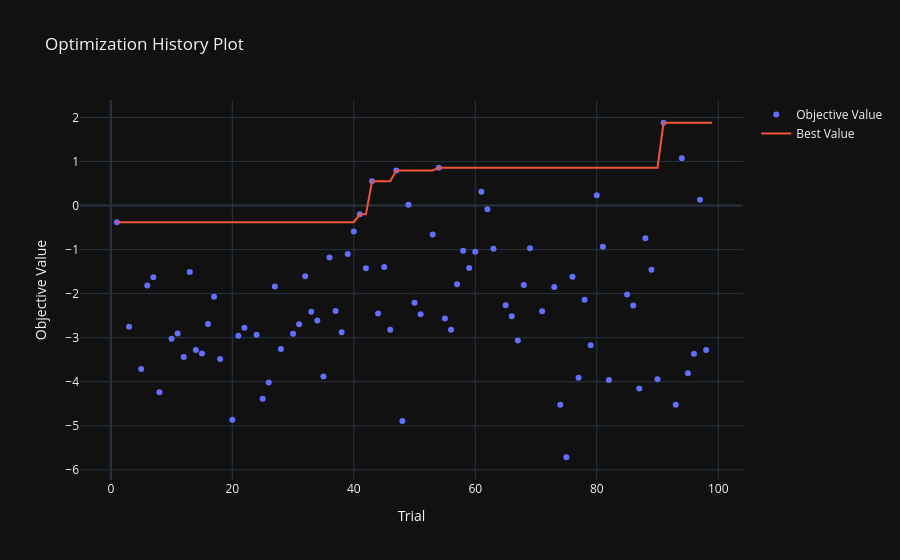
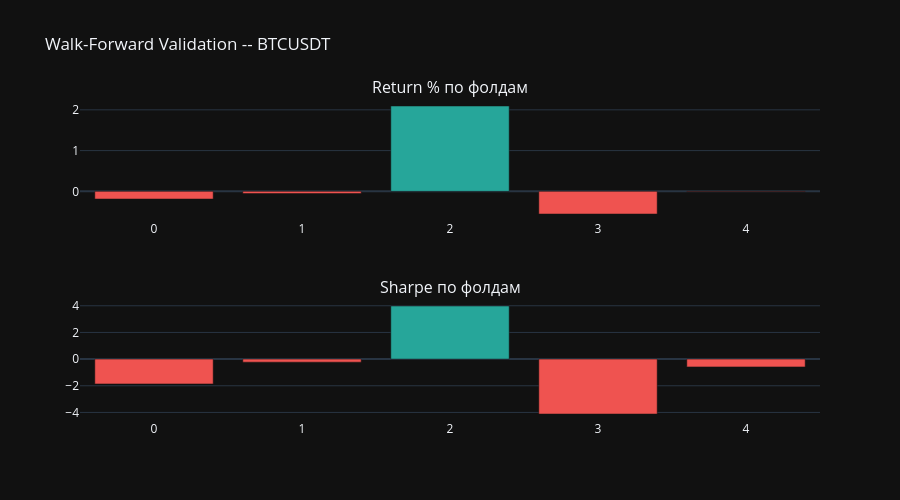

Notebook source saved alongside these figures, in order:
### Markdown cell above
---
## 🔬 Ячейка 5 — Оптимизация параметров
Optuna (TPE/CMA-ES/NSGA-II) ищет оптимальные параметры стратегии.
- Разбивает данные на **In-Sample (train)** и **Out-of-Sample (OOS)**
- Опционально: **Walk-Forward** валидация
- Вердикт по **переобучению**: OK / BORDERLINE / OVERFIT

> Символ для оптимизации: `_NB_OPT_SYMBOL` (или `_NB_SYMBOL`, или первый из списка)

### Code cell
import argparse
import warnings
import pandas as pd
import optuna
from datetime import datetime
from optuna.pruners import MedianPruner
from IPython.display import display, HTML
import plotly.graph_objects as go
from plotly.subplots import make_subplots

from optimization.optimizer import (
    run_backtest_with_params,
    make_objective,
    walk_forward_validation,
    detect_overfitting,
    build_sampler,
    suppress_output,
    print_comparison_table,
)
import feed.candles as _candles_mod
from config.settings import bb_lenth as _def_bb_len, bb_std as _def_bb_std
from config.settings import rsi_len as _def_rsi_len, adx_len as _def_adx_len

warnings.filterwarnings('ignore')
optuna.logging.set_verbosity(optuna.logging.WARNING)


def _load_df_opt(symbol):
    """Загрузить данные из _NB_DATA или из CSV (fallback)."""
    df = _NB_DATA.get(symbol) if _NB_DATA else None
    if df is None or df.empty:
        try:
            df = _candles_mod.read_df_from_csv(
                symbol, _NB_INTERVAL, _NB_START_DATE, _NB_END_DATE, _NB_KLINES_DIR
            )
        except Exception:
            df = None
    return df


# ── Выбор символа для оптимизации ────────────────────────────────────────────
_opt_symbol = _NB_OPT_SYMBOL or _NB_SYMBOL or (_NB_SYMBOLS_LIST[0] if _NB_SYMBOLS_LIST else None)
if _opt_symbol is None:
    raise ValueError('Символ не определён. Запустите ячейку 2 или задайте _NB_OPT_SYMBOL.')

print('=' * 62)
print(f'  ОПТИМИЗАЦИЯ: {_opt_symbol}')
print(f'  Trials: {_NB_N_TRIALS}  |  Objective: {_NB_OBJECTIVE}  |  OOS: {_NB_OUT_OF_SAMPLE:.0%}')
print(f'  Walk-forward: {_NB_WALK_FORWARD}  ({_NB_WF_FOLDS} фолдов)')
print('=' * 62)

# ── Загрузка и разбивка данных ────────────────────────────────────────────────
_df_full = _load_df_opt(_opt_symbol)
if _df_full is None or len(_df_full) < 200:
    raise ValueError(f'Недостаточно данных для {_opt_symbol}. Запустите ячейку 3.')

_df_full = _df_full[
    (_df_full['Timestamp'] >= pd.to_datetime(_NB_START_DATE)) &
    (_df_full['Timestamp'] <= pd.to_datetime(_NB_END_DATE))
].reset_index(drop=True)

_split_idx = int(len(_df_full) * (1.0 - _NB_OUT_OF_SAMPLE))
_df_train  = _df_full.iloc[:_split_idx].reset_index(drop=True)
_df_oos    = _df_full.iloc[_split_idx:].reset_index(drop=True)

_t_from   = str(_df_full['Timestamp'].iloc[0])[:10]
_t_to     = str(_df_full['Timestamp'].iloc[-1])[:10]
_oos_from = str(_df_oos['Timestamp'].iloc[0])[:10]
print(f'\nДанных всего: {len(_df_full)} баров  ({_t_from} .. {_t_to})')
print(f'Train: {len(_df_train)} баров  |  OOS: {len(_df_oos)} баров  (с {_oos_from})')

# ── Baseline: дефолтные параметры (для сравнения) ────────────────────────────
_default_params = {
    'bb_len': _def_bb_len, 'bb_std': _def_bb_std,
    'rsi_len': _def_rsi_len, 'rsi_lower': 30, 'rsi_upper': 70,
    'adx_len': _def_adx_len, 'adx_threshold': 30, 'sl_atr_mult': 2.5,
}
with suppress_output():
    _default_m = run_backtest_with_params(_df_train, _default_params, _NB_INITIAL_CASH)

print(f'\nДефолт IS: Return={_default_m["return_pct"]:.1f}%  '
      f'Sharpe={_default_m["sharpe"]:.3f}  '
      f'Trades={_default_m["total_trades"]}  '
      f'MaxDD={_default_m["max_dd"]:.2%}')

# ── Настройка аргументов для оптимизатора ────────────────────────────────────
_opt_args = argparse.Namespace(
    symbol=_opt_symbol,
    trials=_NB_N_TRIALS,
    jobs=_NB_N_JOBS,
    sampler=_NB_SAMPLER,
    objective=_NB_OBJECTIVE,
    walk_forward=_NB_WALK_FORWARD,
    wf_folds=_NB_WF_FOLDS,
    out_of_sample=_NB_OUT_OF_SAMPLE,
    initial_cash=_NB_INITIAL_CASH,
    min_trades=_NB_MIN_TRADES,
    no_plots=False,
    study_name=None,
    storage=None,
)

# ── Создание и запуск Optuna study ───────────────────────────────────────────
_study_name = f"{_opt_symbol}_{_NB_OBJECTIVE}_{datetime.now().strftime('%Y%m%d%H%M%S')}"
_NB_OPT_STUDY = optuna.create_study(
    study_name=_study_name,
    direction='maximize',
    sampler=build_sampler(_NB_SAMPLER),
    pruner=MedianPruner(n_startup_trials=15, n_warmup_steps=5),
)

print(f'\nЗапуск оптимизации ({_NB_N_TRIALS} trials)...')
_NB_OPT_STUDY.optimize(
    make_objective(_df_train, _opt_args),
    n_trials=_NB_N_TRIALS,
    n_jobs=_NB_N_JOBS,
    show_progress_bar=True,
    gc_after_trial=True,
)

if not _NB_OPT_STUDY.best_trial:
    raise RuntimeError('Все trials были pruned. Увеличьте n_trials или уменьшите _NB_MIN_TRADES.')

_NB_BEST_PARAMS = _NB_OPT_STUDY.best_trial.params
print(f'\n✓ Лучший trial #{_NB_OPT_STUDY.best_trial.number}  Score: {_NB_OPT_STUDY.best_trial.value:.4f}')

# ── Финальные метрики на train и OOS ─────────────────────────────────────────
with suppress_output():
    _best_train_m = run_backtest_with_params(_df_train, _NB_BEST_PARAMS, _NB_INITIAL_CASH)
    _NB_OOS_M     = run_backtest_with_params(_df_oos,   _NB_BEST_PARAMS, _NB_INITIAL_CASH)

# ── Walk-forward валидация ────────────────────────────────────────────────────
_wf_df = pd.DataFrame()
if _NB_WALK_FORWARD and len(_df_full) >= 400:
    print(f'\nWalk-forward ({_NB_WF_FOLDS} фолдов)...')
    _wf_df = walk_forward_validation(
        _df_full, _NB_BEST_PARAMS,
        n_folds=_NB_WF_FOLDS,
        test_ratio=_NB_OUT_OF_SAMPLE,
        initial_cash=_NB_INITIAL_CASH,
    )
    if not _wf_df.empty:
        _wf_cols = ['fold', 'return_pct', 'sharpe', 'win_rate', 'total_trades']
        _extra   = [c for c in ['test_start', 'test_end'] if c in _wf_df.columns]
        display(
            _wf_df[_extra + _wf_cols]
            .rename(columns={'return_pct': 'Return%', 'win_rate': 'WinRate', 'total_trades': 'Trades'})
        )

# ── Проверка переобучения ─────────────────────────────────────────────────────
_overfit = detect_overfitting(_best_train_m, _NB_OOS_M, _wf_df)
_vc = {'OK': '#00c853', 'BORDERLINE': '#ff9100', 'OVERFIT': '#f44336'}
_v  = _overfit['verdict']
display(HTML(f'<h3>Переобучение: <span style="color:{_vc[_v]}">{_v}</span></h3>'))

for _flag in _overfit['flags']:
    print(f'  [!] {_flag}')
if not _overfit['flags']:
    print('  [OK] Признаков переобучения не обнаружено')

# ── Сравнительная таблица: Default vs Best IS vs OOS ─────────────────────────
print(f'\n{"─" * 62}')
print_comparison_table(_default_params, _NB_BEST_PARAMS, _default_m, _best_train_m, _NB_OOS_M)

# ── Таблица лучших параметров ─────────────────────────────────────────────────
print(f'\n{"─" * 62}')
print('Оптимизированные параметры:')
_params_df = pd.DataFrame({
    'Параметр':  list(_NB_BEST_PARAMS.keys()),
    'Default':   [_default_params.get(k, '-') for k in _NB_BEST_PARAMS],
    'Optimized': list(_NB_BEST_PARAMS.values()),
}).set_index('Параметр')
display(_params_df)

# ── Optuna графики ────────────────────────────────────────────────────────────
print('\nГрафики Optuna:')
try:
    optuna.visualization.plot_optimization_history(_NB_OPT_STUDY).show()
    optuna.visualization.plot_param_importances(_NB_OPT_STUDY).show()
    optuna.visualization.plot_parallel_coordinate(_NB_OPT_STUDY).show()
except Exception as _e:
    print(f'  [warn] Не удалось построить графики Optuna: {_e}')

# ── Walk-forward бар-чарт ─────────────────────────────────────────────────────
if not _wf_df.empty and 'return_pct' in _wf_df.columns:
    _fig_wf = make_subplots(
        rows=2, cols=1,
        subplot_titles=('Return % по фолдам', 'Sharpe по фолдам'),
    )
    _green, _red = '#26a69a', '#ef5350'
    _fig_wf.add_trace(go.Bar(
        x=_wf_df['fold'].astype(str),
        y=_wf_df['return_pct'],
        marker_color=[_green if v >= 0 else _red for v in _wf_df['return_pct']],
        name='Return %',
    ), row=1, col=1)
    if 'sharpe' in _wf_df.columns:
        _fig_wf.add_trace(go.Bar(
            x=_wf_df['fold'].astype(str),
            y=_wf_df['sharpe'],
            marker_color=[_green if v >= 0 else _red for v in _wf_df['sharpe']],
            name='Sharpe',
        ), row=2, col=1)
    _fig_wf.update_layout(
        title=f'Walk-Forward Validation -- {_opt_symbol}',
        height=500,
        template='plotly_dark',
        showlegend=False,
    )
    _fig_wf.show()

print(f'\n✓ Оптимизация завершена.')
print(f'  Лучшие параметры -> _NB_BEST_PARAMS')
print(f'  Study             -> _NB_OPT_STUDY')
print(f'  OOS метрики       -> _NB_OOS_M')

### Figure 1 — Plotly figure (JSON) as saved in the notebook; plotly's stock layout.template omitted (floating-point values rounded to 4 significant figures)
{"data": [{"mode": "markers", "name": "Objective Value", "x": [1, 3, 5, 6, 7, 8, 10, 11, 12, 13, 14, 15, 16, 17, 18, 20, 21, 22, 24, 25, 26, 27, 28, 30, 31, 32, 33, 34, 35, 36, 37, 38, 39, 40, 41, 42, 43, 44, 45, 46, 47, 48, 49, 50, 51, 53, 54, 55, 56, 57, 58, 59, 60, 61, 62, 63, 65, 66, 67, 68, 69, 71, 73, 74, 75, 76, 77, 78, 79, 80, 81, 82, 85, 86, 87, 88, 89, 90, 91, 93, 94, 95, 96, 97, 98], "y": [-0.3763, -2.75, -3.709, -1.818, -1.63, -4.241, -3.026, -2.903, -3.441, -1.507, -3.279, -3.361, -2.691, -2.071, -3.481, -4.865, -2.955, -2.775, -2.931, -4.385, -4.018, -1.837, -3.258, -2.91, -2.695, -1.604, -2.409, -2.609, -3.881, -1.176, -2.394, -2.876, -1.101, -0.5868, -0.1986, -1.422, 0.5512, -2.45, -1.395, -2.821, 0.796, -4.889, 0.01733, -2.207, -2.467, -0.6564, 0.8591, -2.566, -2.819, -1.787, -1.024, -1.418, -1.048, 0.312, -0.08285, -0.978, -2.261, -2.515, -3.064, -1.805, -0.9668, -2.401, -1.848, -4.522, -5.715, -1.613, -3.909, -2.136, -3.171, 0.2341, -0.9349, -3.962, -2.019, -2.269, -4.151, -0.7423, -1.459, -3.943, 1.881, -4.524, 1.076, -3.806, -3.362, 0.1312, -3.282], "type": "scatter"}, {"mode": "lines", "name": "Best Value", "x": [0, 1, 2, 3, 4, 5, 6, 7, 8, 9, 10, 11, 12, 13, 14, 15, 16, 17, 18, 19, 20, 21, 22, 23, 24, 25, 26, 27, 28, 29, 30, 31, 32, 33, 34, 35, 36, 37, 38, 39, 40, 41, 42, 43, 44, 45, 46, 47, 48, 49, 50, 51, 52, 53, 54, 55, 56, 57, 58, 59, 60, 61, 62, 63, 64, 65, 66, 67, 68, 69, 70, 71, 72, 73, 74, 75, 76, 77, 78, 79, 80, 81, 82, 83, 84, 85, 86, 87, 88, 89, 90, 91, 92, 93, 94, 95, 96, 97, 98, 99], "y": [null, -0.3763, -0.3763, -0.3763, -0.3763, -0.3763, -0.3763, -0.3763, -0.3763, -0.3763, -0.3763, -0.3763, -0.3763, -0.3763, -0.3763, -0.3763, -0.3763, -0.3763, -0.3763, -0.3763, -0.3763, -0.3763, -0.3763, -0.3763, -0.3763, -0.3763, -0.3763, -0.3763, -0.3763, -0.3763, -0.3763, -0.3763, -0.3763, -0.3763, -0.3763, -0.3763, -0.3763, -0.3763, -0.3763, -0.3763, -0.3763, -0.1986, -0.1986, 0.5512, 0.5512, 0.5512, 0.5512, 0.796, 0.796, 0.796, 0.796, 0.796, 0.796, 0.796, 0.8591, 0.8591, 0.8591, 0.8591, 0.8591, 0.8591, 0.8591, 0.8591, 0.8591, 0.8591, 0.8591, 0.8591, 0.8591, 0.8591, 0.8591, 0.8591, 0.8591, 0.8591, 0.8591, 0.8591, 0.8591, 0.8591, 0.8591, 0.8591, 0.8591, 0.8591, 0.8591, 0.8591, 0.8591, 0.8591, 0.8591, 0.8591, 0.8591, 0.8591, 0.8591, 0.8591, 0.8591, 1.881, 1.881, 1.881, 1.881, 1.881, 1.881, 1.881, 1.881, 1.881], "type": "scatter"}, {"marker": {"color": "#cccccc"}, "mode": "markers", "name": "Infeasible Trial", "showlegend": false, "x": [], "y": [], "type": "scatter"}], "layout": {"title": {"text": "Optimization History Plot"}, "xaxis": {"title": {"text": "Trial"}}, "yaxis": {"title": {"text": "Objective Value"}}}}

### Figure 2 — Plotly figure (JSON) as saved in the notebook; plotly's stock layout.template omitted (floating-point values rounded to 4 significant figures)
{"data": [{"marker": {"color": ["#ef5350", "#ef5350", "#26a69a", "#ef5350", "#ef5350"]}, "name": "Return %", "x": ["0", "1", "2", "3", "4"], "y": [-0.1873, -0.0536, 2.094, -0.555, -0.0106], "type": "bar", "xaxis": "x", "yaxis": "y"}, {"marker": {"color": ["#ef5350", "#ef5350", "#26a69a", "#ef5350", "#ef5350"]}, "name": "Sharpe", "x": ["0", "1", "2", "3", "4"], "y": [-1.863, -0.2304, 3.984, -4.119, -0.5854], "type": "bar", "xaxis": "x2", "yaxis": "y2"}], "layout": {"xaxis": {"anchor": "y", "domain": [0, 1]}, "yaxis": {"anchor": "x", "domain": [0.625, 1]}, "xaxis2": {"anchor": "y2", "domain": [0, 1]}, "yaxis2": {"anchor": "x2", "domain": [0, 0.375]}, "annotations": [{"font": {"size": 16}, "showarrow": false, "text": "Return % по фолдам", "x": 0.5, "xanchor": "center", "xref": "paper", "y": 1, "yanchor": "bottom", "yref": "paper"}, {"font": {"size": 16}, "showarrow": false, "text": "Sharpe по фолдам", "x": 0.5, "xanchor": "center", "xref": "paper", "y": 0.375, "yanchor": "bottom", "yref": "paper"}], "title": {"text": "Walk-Forward Validation -- BTCUSDT"}, "height": 500, "showlegend": false}}
